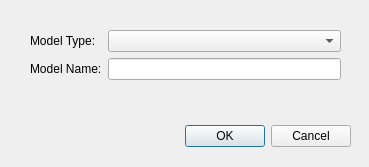
<?xml version="1.0" encoding="UTF-8"?>
<ui version="4.0">
 <class>svModelCreate</class>
 <widget class="QWidget" name="svModelCreate">
  <property name="windowModality">
   <enum>Qt::WindowModal</enum>
  </property>
  <property name="geometry">
   <rect>
    <x>0</x>
    <y>0</y>
    <width>369</width>
    <height>167</height>
   </rect>
  </property>
  <property name="windowTitle">
   <string>Create New Model</string>
  </property>
  <widget class="QDialogButtonBox" name="buttonBox">
   <property name="geometry">
    <rect>
     <x>10</x>
     <y>120</y>
     <width>341</width>
     <height>32</height>
    </rect>
   </property>
   <property name="orientation">
    <enum>Qt::Horizontal</enum>
   </property>
   <property name="standardButtons">
    <set>QDialogButtonBox::Cancel|QDialogButtonBox::Ok</set>
   </property>
  </widget>
  <widget class="QWidget" name="widget" native="true">
   <property name="geometry">
    <rect>
     <x>30</x>
     <y>30</y>
     <width>311</width>
     <height>81</height>
    </rect>
   </property>
   <layout class="QFormLayout" name="formLayout">
    <item row="1" column="0">
     <widget class="QLabel" name="label">
      <property name="text">
       <string>Model Name:</string>
      </property>
     </widget>
    </item>
    <item row="1" column="1">
     <widget class="QLineEdit" name="lineEditModelName"/>
    </item>
    <item row="0" column="0">
     <widget class="QLabel" name="label_2">
      <property name="text">
       <string>Model Type:</string>
      </property>
     </widget>
    </item>
    <item row="0" column="1">
     <widget class="QComboBox" name="comboBoxType"/>
    </item>
   </layout>
  </widget>
 </widget>
 <resources/>
 <connections/>
</ui>
